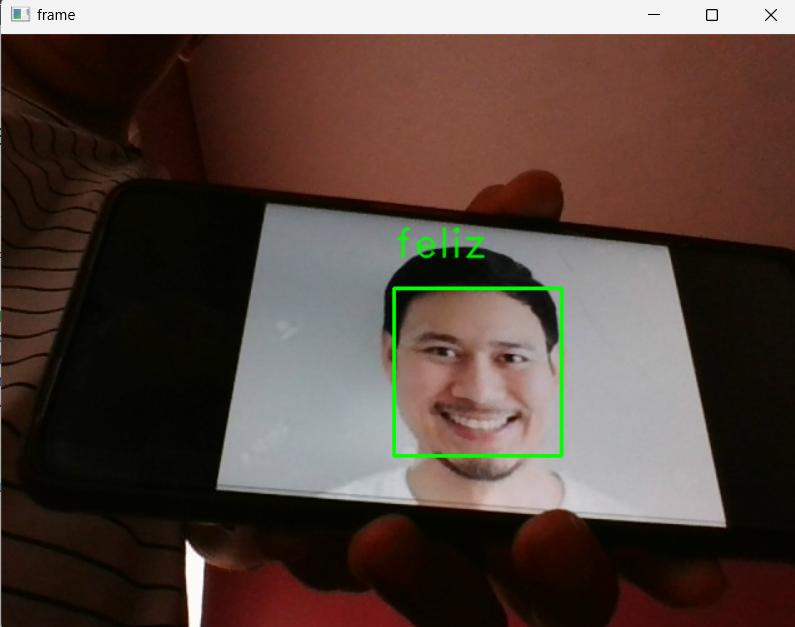
#> input picture Proyecto_1 Emociones/P1_feliz.png, 795 x 627 px, given in place of the camera
$ jupyter execute --allow-errors 'Proyecto_1 Emociones.ipynb'   (text cells are left out)
#> lines starting #> are read from the running program, lines starting #| are printed output that depends on the picture
[cell 1]
import numpy as np
import cv2 as cv
import os

rostro = cv.CascadeClassifier(cv.data.haarcascades +'haarcascade_frontalface_alt.xml')

[cell 2]
def escala(imx, escala):
    width = int(imx.shape[1] * escala / 100)
    height = int(imx.shape[0] * escala / 100)
    size = (width, height)
    im = cv.resize(imx, size, interpolation = cv.INTER_AREA)
    return im

[cell 3]
cap = cv.VideoCapture(0)
i = 0

while True:
    ret, frame = cap.read()
#> frame is the input picture: shape (627, 795, 3); mean B, G, R 62.4, 70.2, 86.3
    gray = cv.cvtColor(frame, cv.COLOR_BGR2GRAY)
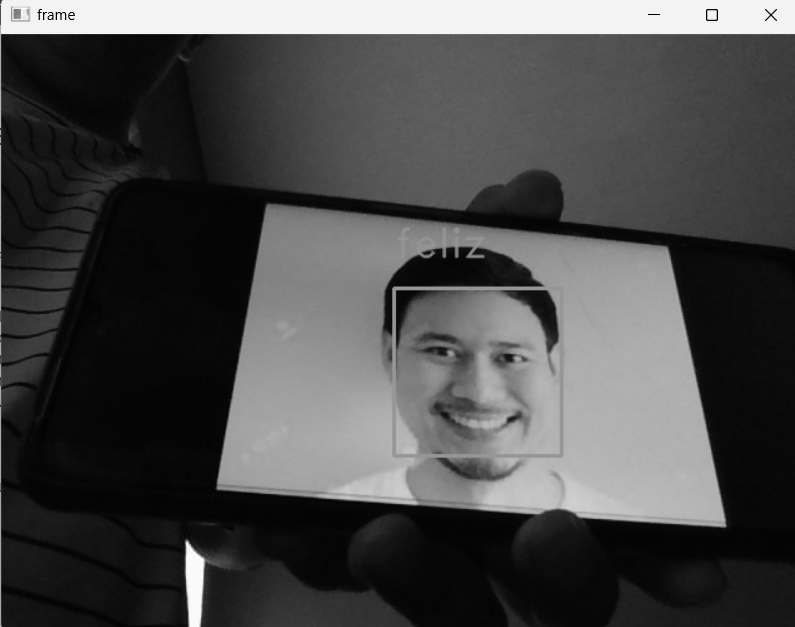
#> gray: shape (627, 795); min 0, max 254, mean 74.1
    rostros = rostro.detectMultiScale(gray, scaleFactor=1.3, minNeighbors=5)
#> rostros = [[388, 287, 172, 172]]

    for (x, y, w, h) in rostros:
        cara_recortada = frame[y:y+h, x:x+w]
        cara_recortada = cv.resize(cara_recortada, (100, 100), interpolation=cv.INTER_AREA)
        cv.imwrite(r'D:\IA\Proyecto_1 Emociones\Sentimientos\triste\imgb2' + str(i) + '.png', cara_recortada)
#> this loop made 1 pass
#> pass 1, `cara_recortada = frame[y:y+h, x:x+w]`:
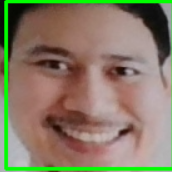
#> cara_recortada: shape (172, 172, 3); mean B, G, R 101.3, 123.9, 135
#> pass 1, `cara_recortada = cv.resize(cara_recortada, (100, 100), interpolation=c..`:
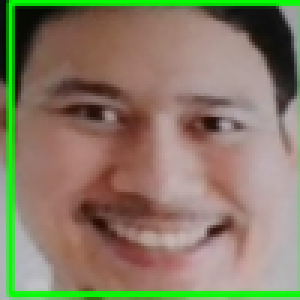
#> cara_recortada: shape (100, 100, 3) (shown 3 times larger); mean B, G, R 101.3, 123.9, 135

    cv.imshow('rostros', frame)
    i += 1


    k = cv.waitKey(1)
#> (key Esc is pressed here)
    if k == 27:
        break

cap.release()
cv.destroyAllWindows()

$ run again, on Proyecto_1 Emociones/P1_neutral.png
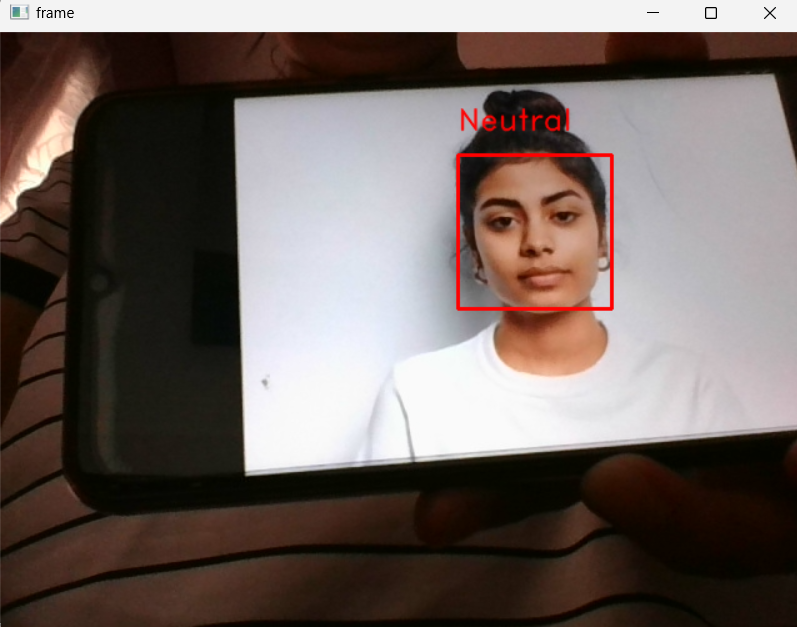
#> input picture Proyecto_1 Emociones/P1_neutral.png, 797 x 627 px, given in place of the camera
#> frame is the input picture: shape (627, 797, 3); mean B, G, R 96.3, 100.6, 112.5
#> `gray = cv.cvtColor(frame, cv.COLOR_BGR2GRAY)`:
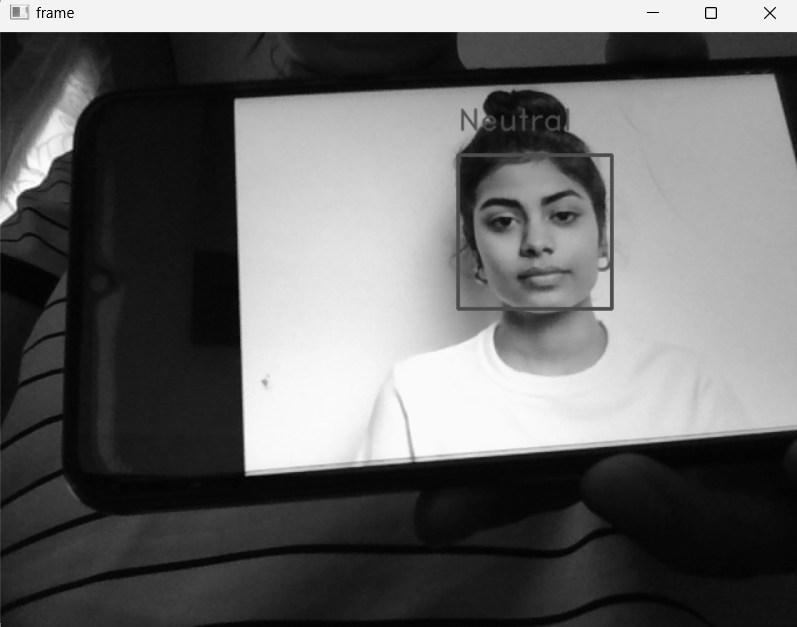
#> gray: shape (627, 797); min 0, max 253, mean 103.7
#> rostros = [[457, 157, 154, 154]]
#> the loop `for (x, y, w, h) in rostros:` made 1 pass
#> pass 1, `cara_recortada = cv.resize(cara_recortada, (100, 100), interpolation=c..`:
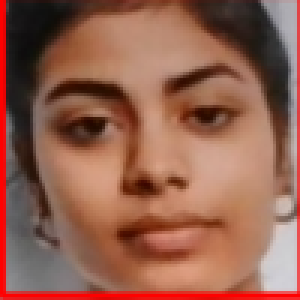
#> cara_recortada: shape (100, 100, 3) (shown 3 times larger); mean B, G, R 78.9, 96.5, 147.9

$ run again, on Proyecto_1 Emociones/P1_sorprendido.png
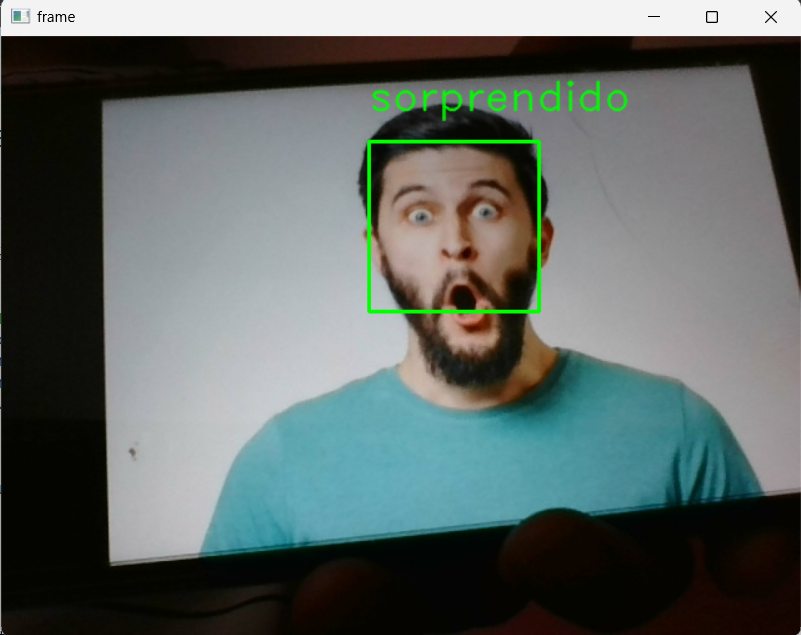
#> input picture Proyecto_1 Emociones/P1_sorprendido.png, 801 x 635 px, given in place of the camera
#> frame is the input picture: shape (635, 801, 3); mean B, G, R 100.5, 103.8, 94.3
#> `gray = cv.cvtColor(frame, cv.COLOR_BGR2GRAY)`:
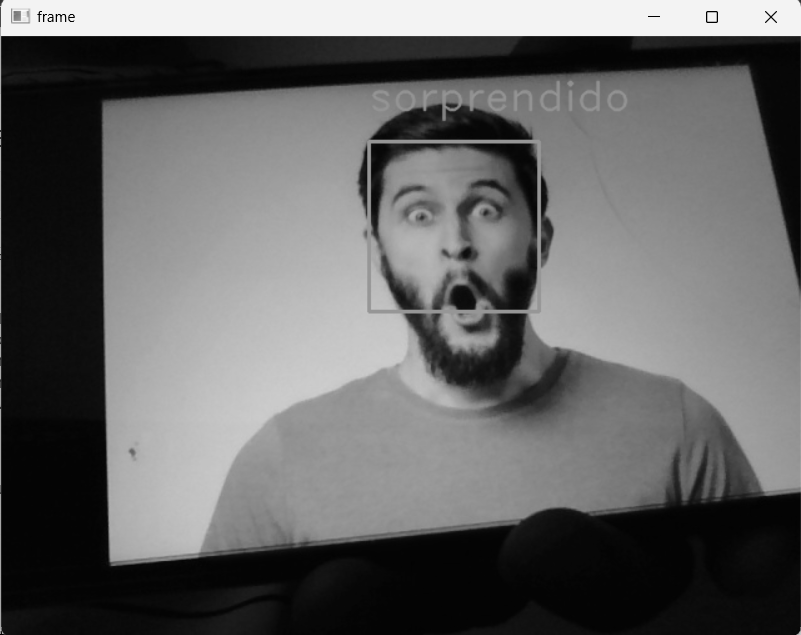
#> gray: shape (635, 801); min 0, max 252, mean 100.5
#> rostros = [[371, 144, 168, 168]]
#> the loop `for (x, y, w, h) in rostros:` made 1 pass
#> pass 1, `cara_recortada = cv.resize(cara_recortada, (100, 100), interpolation=c..`:
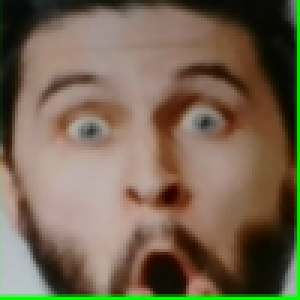
#> cara_recortada: shape (100, 100, 3) (shown 3 times larger); mean B, G, R 81.5, 101.4, 117.7

$ run again, on Proyecto_1 Emociones/P1_triste.png
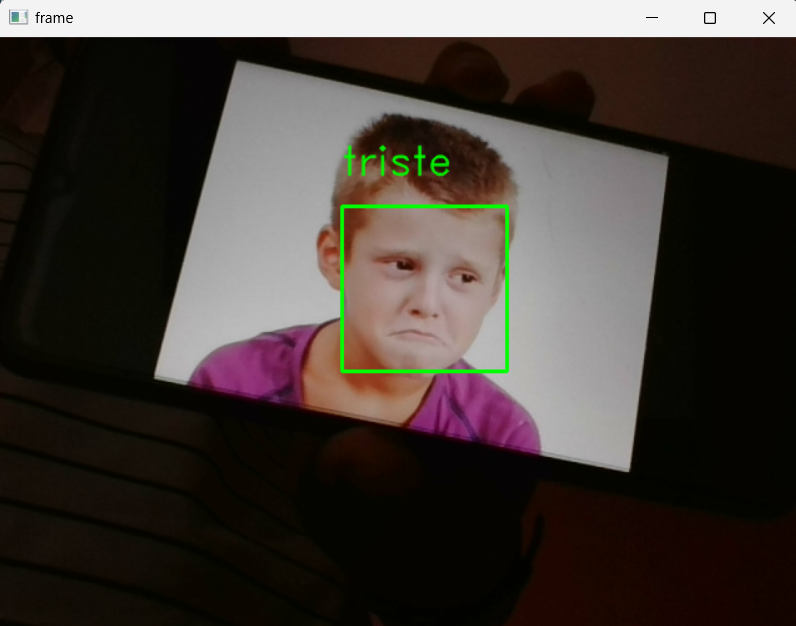
#> input picture Proyecto_1 Emociones/P1_triste.png, 796 x 626 px, given in place of the camera
#> frame is the input picture: shape (626, 796, 3); mean B, G, R 54.8, 60, 67.5
#> `gray = cv.cvtColor(frame, cv.COLOR_BGR2GRAY)`:
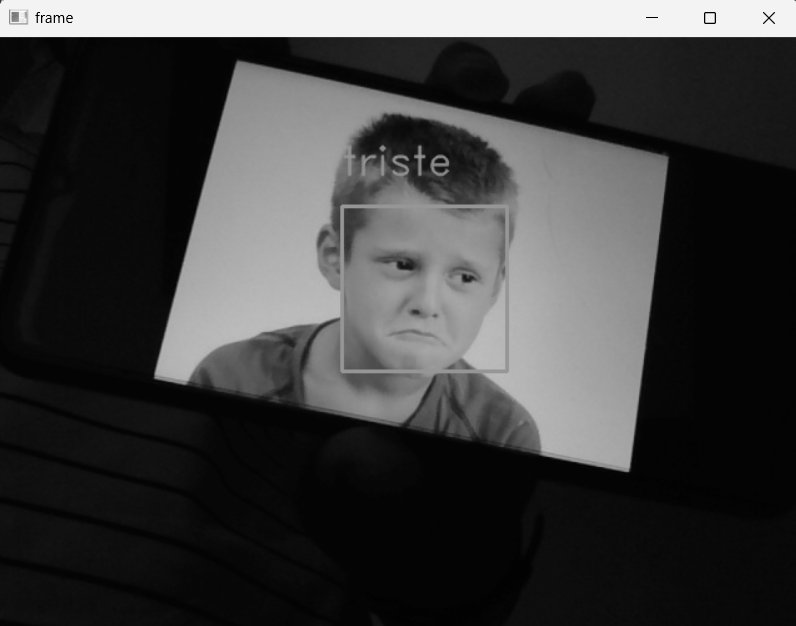
#> gray: shape (626, 796); min 0, max 252, mean 61.7
#> rostros = [[346, 204, 170, 170]]
#> the loop `for (x, y, w, h) in rostros:` made 1 pass
#> pass 1, `cara_recortada = cv.resize(cara_recortada, (100, 100), interpolation=c..`:
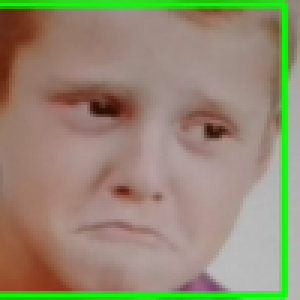
#> cara_recortada: shape (100, 100, 3) (shown 3 times larger); mean B, G, R 113.8, 138.9, 148.1
